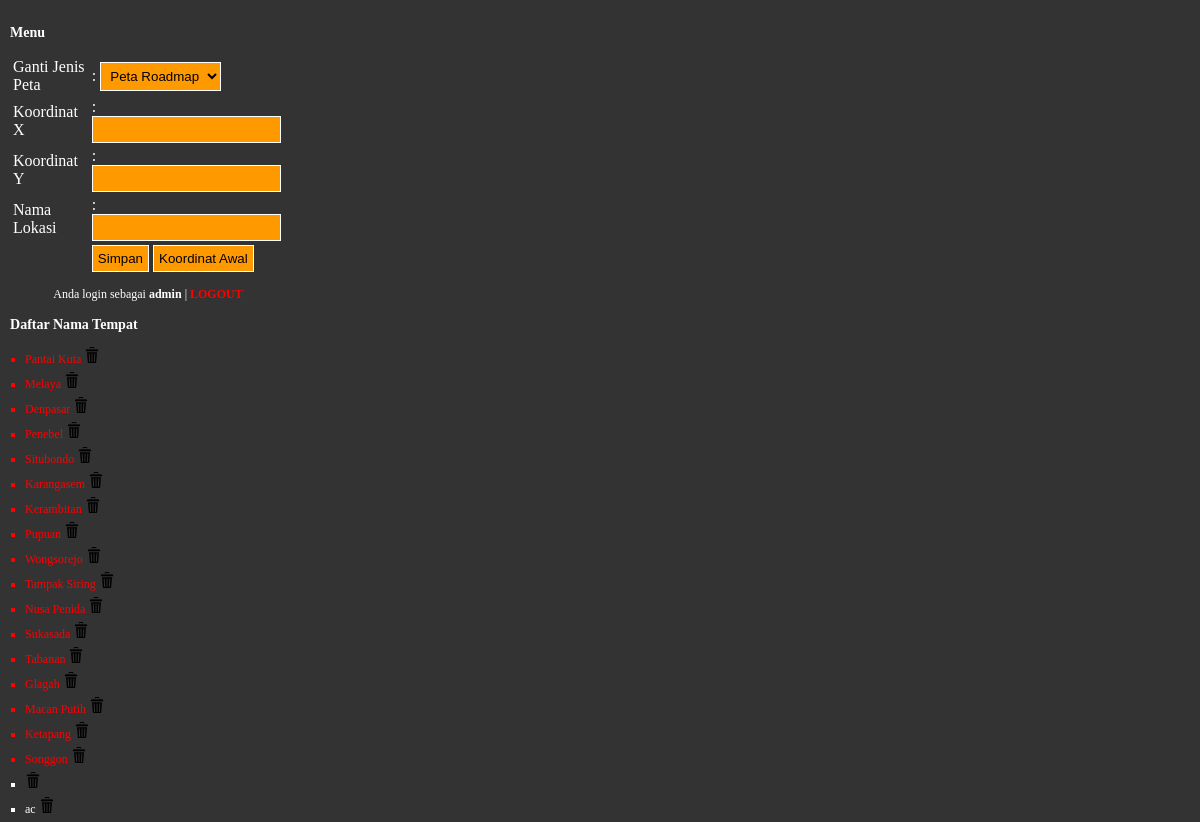
Page /index.php (signed in) on the committed database.
### tables this page shows
CREATE TABLE `kordinat_gis` (
  `nomor` int(5) NOT NULL,
  `x` decimal(8,5) NOT NULL,
  `y` decimal(8,5) NOT NULL,
  `nama_tempat` varchar(100) NOT NULL,
  `status` int(1) DEFAULT 0
);

### index.php (the view, shortened to what this page needs)
<!DOCTYPE html PUBLIC="-//W3C//DTD XHTML 1.0 Transitional//EN" "http://www.w3.org/TR/xhtml1/DTD/xhtml1-transitional.dtd">
<html xmlns="http://www.w3.org/1999/xhtml">
<head>
</head>
<body onLoad="peta_awal()">
    <div id="kanvaspeta" style="margin:0px auto; width:72%; height:630px; float:right; padding:10px;"></div>
    <div id="form_lokasi" style="background-color:#333333; width:23%; height:600px; text-align:left; padding:10px; float:left">
        <h3>Menu</h3>
        <table>
            <tr>
                <td>Ganti Jenis Peta</td>
                <td>:
                    <select id="cmb" onchange="gantipeta()">
                        <option value="1">Peta Roadmap</option>
                    </select>
                </td>
            </tr>
            <tr>
                <td>Koordinat X</td>
                <td>: <input type="text" id="koorX" readonly="readonly"></td>
            </tr>
            <tr>
                <td>Koordinat Y</td>
                <td>: <input type="text" id="koorY" readonly="readonly"></td>
            </tr>
            <tr>
                <td>Nama Lokasi</td>
                <td>: <input type="text" id="namaTempat"><br></td>
            </tr>
            <tr>
                <td></td>
                <td>
                    <button id="simpanpeta">Simpan</button>
                    <button onclick="javascript:carikordinat(koorAwal)">Koordinat Awal</button>
                </td>
            </tr>
        </table>
        <?php
        if (!isset($_SESSION['login'])) {
        ?>
            <form method="POST" action="login.php">
                <table width='80%' border='0'>
                    <tr><th colspan='2' align='center'>Login</th></tr>
                    <tr><td>Username</td><td><input type='text' name='user' size='10'></td></tr>
                    <tr><td>Password</td><td><input type='password' name='pass' size='10'></td></tr>
                    <tr><th colspan='2' align='center'><input type='submit' name='tombol' value='OK'></th></tr>
                </table>
            </form>
        <?php
        } else {
            echo "<p align='center'>Anda login sebagai <b>" . $_SESSION['username'] . "</b> | <a href='logout.php'>LOGOUT</a></p>";
            echo "<h3>Daftar Nama Tempat</h3>";
            include "koneksi.php";
            $query = mysqli_query($koneksi,"SELECT * FROM kordinat_gis");
            echo "<ul>";
    while ($row = mysqli_fetch_assoc($query)) {
        $color = $row['status']==1 ? "red" : "white";
        echo "<li style='color: $color'>{$row['nama_tempat']}
                <a href='hapus.php?id={$row['nomor']}'
                   onclick='return confirm(\'Yakin ingin menghapus?\')'><img src='hapus.png' alt='Hapus' width='16' height='16'></a></li>";
    }
    echo "</ul>";
        }
        ?>
    </div>
</body>
</html>

### index.php (style rules this page uses)
body { font-size:12px; font-family:Tahoma; margin:0px auto; padding:0px; color:#FFFFFF; background-color:#333333; }
a { text-decoration:none; color:#FF0000; font-weight:bold; }
ul { margin:0px auto; padding:0px 15px 0px 15px; list-style:square; }
li { padding-bottom:5px; }
input,select,button { padding:5px; border:1px solid #FFFFFF; background-color:#FF9900; }
input,button { padding:5px; border:1px solid #FFFFFF; background-color:#FF9900; }

### rows in the picture
kordinat_gis: nama_tempat "Pantai Kuta"
kordinat_gis: nama_tempat "Melaya"
kordinat_gis: nama_tempat "Denpasar"
kordinat_gis: nama_tempat "Penebel"
kordinat_gis: nama_tempat "Situbondo"
kordinat_gis: nama_tempat "Karangasem"
kordinat_gis: nama_tempat "Kerambitan"
kordinat_gis: nama_tempat "Pupuan"
kordinat_gis: nama_tempat "Wongsorejo"
kordinat_gis: nama_tempat "Tampak Siring"
kordinat_gis: nama_tempat "Nusa Penida"
kordinat_gis: nama_tempat "Sukasada"
kordinat_gis: nama_tempat "Tabanan"
kordinat_gis: nama_tempat "Glagah"
kordinat_gis: nama_tempat "Macan Putih"
kordinat_gis: nama_tempat "Ketapang"
kordinat_gis: nama_tempat "Songgon"
kordinat_gis: nama_tempat "ac"

### other values in the picture
$_SESSION['username'] "admin"
